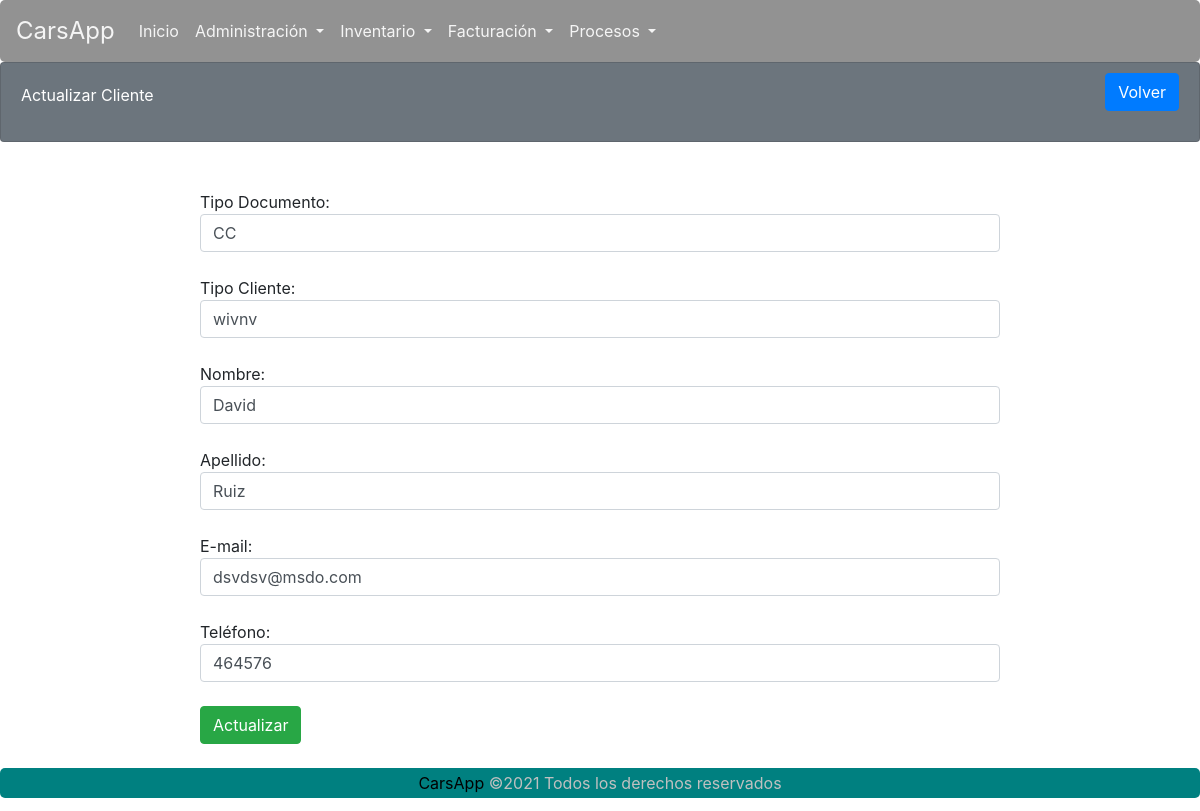
Page /carsapp/clienteFormActualizar/11111/ on the committed database.
### carsapp/models.py (models this page shows)
class Lista_Cliente(models.Model):
    id_Cliente = models.IntegerField(primary_key=True)
    tipo_Documento = models.CharField(max_length=15, blank=False, null=True)
    tipo_Cliente = models.CharField(max_length=30, blank=False, null=False)
    nombre_Cliente = models.CharField(max_length=30, blank=False, null=False)
    apellido_Cliente = models.CharField(max_length=30, blank=False, null=False)
    email_Cliente = models.EmailField(blank=False, null=False)
    telefono_Cliente = models.CharField(max_length=15, blank=False, null=False)

### carsapp/views.py (the view)
# urls.py: path('clienteFormActualizar/<int:id>/', views.clienteFormActualizar, name='clienteFormActualizar'),
def clienteFormActualizar(request, id):
    q = Lista_Cliente.objects.get(pk = id)
    contexto = { "dato": q }
    return render(request, 'carsapp/clienteFormActualizar.html', contexto)

### carsapp/templates/carsapp/clienteFormActualizar.html (shortened to what this page needs)
{% extends 'carsapp/base.html' %}
{% load static %}
{% block contenedor %}
<div class="card text-white bg-secondary">
    <div class="card-body">
        <div>
            Actualizar Cliente
        </div>
        <div class="btn-cerrarSesion">
            <a class="btn btn-primary" href="{% url 'carsapp:clienteListar' %}" id="ID_BTNListar4">Volver</a>
        </div>
    </div>
</div>
<div class="formularios">
    <form action="{% url 'carsapp:clienteActualizar' %}" method="POST">
        <input type="hidden" name="id" value="{{ dato.id_Cliente }}"><br>
        Tipo Documento: <input name="tipo_Documento" value="{{ dato.tipo_Documento }}" class="form-control"><br>
        Tipo Cliente: <input name="tipo_Cliente" value="{{ dato.tipo_Cliente }}" class="form-control"><br>
        Nombre: <input name="nombre_Cliente" value="{{ dato.nombre_Cliente }}" class="form-control"><br>
        Apellido: <input name="apellido_Cliente" value="{{ dato.apellido_Cliente }}" class="form-control"><br>
        E-mail: <input type="email" name="email_Cliente" value="{{ dato.email_Cliente }}" class="form-control"><br>
        Teléfono: <input type="number" name="telefono_Cliente" value="{{ dato.telefono_Cliente }}" class="form-control"><br>
        <button type="submit" class="btn btn-success">Actualizar</button><br>
    </form>
</div>
{% endblock %}

### carsapp/static/carsapp/CSS/estilos.css (style rules this page uses)
* { margin: 0; padding: 0; }
.card-body > div { display: inline-block; }
.btn-cerrarSesion { margin-top: -10px; float: right; }
.card { height: 10vh; }
.formularios { width: 800px; max-width: 800px; margin: 0 auto; margin-top: 2%; margin-bottom: 2%; }
h4, h2,small,a { margin: 0; padding: 0; color: black; }
a { text-decoration: none; }

### rows in the picture
Lista_Cliente: tipo_Documento "CC", tipo_Cliente "wivnv", nombre_Cliente "David", apellido_Cliente "Ruiz", email_Cliente "dsvdsv@msdo.com", telefono_Cliente "464576"
